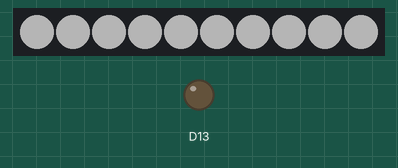
A sketch run on a simulated Adafruit Circuit Playground Express. Parts: 10 RGB LEDs in strip order, left to right, output pins drawn as LEDs (lit = HIGH). Dim RGB values are drawn brighter than linear.

Above: at 0.1 s.
At 0.6 s:
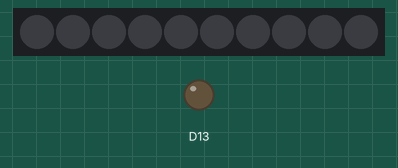

Measured:
- what the display in image 1 shows lasts 0.5 s, from 0.5 s to 1.0 s

The sketch:

blink.ino
```cpp
// (licence header left out)
#include <Adafruit_CircuitPlayground.h>

#define color 0x808080

//  setup - clear pixels

void setup() {
  CircuitPlayground.begin();
  CircuitPlayground.clearPixels();
  CircuitPlayground.setBrightness(128);
}

//  loop - turn pixels on and off_type

void loop() {
  setPixels();
  delay(500);
  CircuitPlayground.clearPixels();
  delay(500);
}

//  set all pixels to defined color

void setPixels() {
  for (int i = 0; i < 10; i++) {
    CircuitPlayground.setPixelColor(i, color);
  }
}
```
